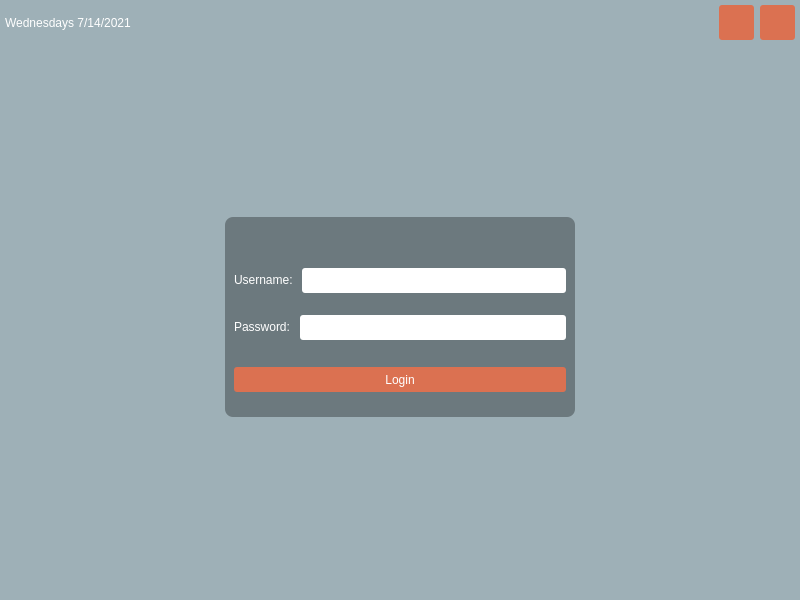
<?xml version="1.0" encoding="UTF-8"?>
<ui version="4.0">
 <class>MainWindow</class>
 <widget class="QMainWindow" name="MainWindow">
  <property name="geometry">
   <rect>
    <x>0</x>
    <y>0</y>
    <width>800</width>
    <height>600</height>
   </rect>
  </property>
  <property name="windowTitle">
   <string>MainWindow</string>
  </property>
  <property name="styleSheet">
   <string notr="true">#centralwidget {
 background: rgba(32, 80, 96, 100); 
border-image: url(:/images/5.jpg);

}</string>
  </property>
  <widget class="QWidget" name="centralwidget">
   <property name="styleSheet">
    <string notr="true">
QLabel { color: white; }
QLineEdit { border-radius: 3px; }
QPushButton 
{
color: white;
background-color: #db7151;
border-width: 0px;
border-radius: 3px;
}
QPushButton:hover 
{
 background-color: #b3542e; 
}
QLabel
{
	
	
	font: 12pt &quot;MS Shell Dlg 2&quot;;
}
</string>
   </property>
   <layout class="QVBoxLayout" name="verticalLayout">
    <property name="leftMargin">
     <number>0</number>
    </property>
    <property name="topMargin">
     <number>0</number>
    </property>
    <property name="rightMargin">
     <number>0</number>
    </property>
    <property name="bottomMargin">
     <number>0</number>
    </property>
    <item>
     <widget class="QWidget" name="topPanel" native="true">
      <property name="styleSheet">
       <string notr="true">#topPanel {
background-color: qlineargradient(spread:reflect, x1:0.5,
y1:0, x2:0, y2:0, stop:0 rgba(199, 228, 233, 100), stop:1
rgb(176, 99, 76));
}</string>
      </property>
      <layout class="QHBoxLayout" name="horizontalLayout">
       <property name="leftMargin">
        <number>5</number>
       </property>
       <property name="topMargin">
        <number>5</number>
       </property>
       <property name="rightMargin">
        <number>5</number>
       </property>
       <property name="bottomMargin">
        <number>5</number>
       </property>
       <item>
        <widget class="QLabel" name="label">
         <property name="text">
          <string>Wednesdays 7/14/2021</string>
         </property>
        </widget>
       </item>
       <item>
        <spacer name="horizontalSpacer">
         <property name="orientation">
          <enum>Qt::Horizontal</enum>
         </property>
         <property name="sizeHint" stdset="0">
          <size>
           <width>40</width>
           <height>20</height>
          </size>
         </property>
        </spacer>
       </item>
       <item>
        <widget class="QPushButton" name="restartBtn">
         <property name="sizePolicy">
          <sizepolicy hsizetype="Fixed" vsizetype="Fixed">
           <horstretch>0</horstretch>
           <verstretch>0</verstretch>
          </sizepolicy>
         </property>
         <property name="minimumSize">
          <size>
           <width>35</width>
           <height>35</height>
          </size>
         </property>
         <property name="text">
          <string/>
         </property>
         <property name="icon">
          <iconset resource="resources.qrc">
           <normaloff>:/icons/restart_icon.png</normaloff>:/icons/restart_icon.png</iconset>
         </property>
         <property name="iconSize">
          <size>
           <width>25</width>
           <height>25</height>
          </size>
         </property>
        </widget>
       </item>
       <item>
        <widget class="QPushButton" name="shutdownBtn">
         <property name="sizePolicy">
          <sizepolicy hsizetype="Fixed" vsizetype="Fixed">
           <horstretch>0</horstretch>
           <verstretch>0</verstretch>
          </sizepolicy>
         </property>
         <property name="minimumSize">
          <size>
           <width>35</width>
           <height>35</height>
          </size>
         </property>
         <property name="text">
          <string/>
         </property>
         <property name="icon">
          <iconset resource="resources.qrc">
           <normaloff>:/icons/shutdown_icon.png</normaloff>:/icons/shutdown_icon.png</iconset>
         </property>
         <property name="iconSize">
          <size>
           <width>25</width>
           <height>25</height>
          </size>
         </property>
        </widget>
       </item>
      </layout>
     </widget>
    </item>
    <item>
     <layout class="QHBoxLayout" name="horizontalLayout_2">
      <item>
       <widget class="QLabel" name="label_2">
        <property name="sizePolicy">
         <sizepolicy hsizetype="Fixed" vsizetype="Fixed">
          <horstretch>0</horstretch>
          <verstretch>0</verstretch>
         </sizepolicy>
        </property>
        <property name="minimumSize">
         <size>
          <width>150</width>
          <height>150</height>
         </size>
        </property>
        <property name="styleSheet">
         <string notr="true"/>
        </property>
        <property name="text">
         <string/>
        </property>
        <property name="pixmap">
         <pixmap resource="resources.qrc">:/images/longflag.png</pixmap>
        </property>
       </widget>
      </item>
     </layout>
    </item>
    <item>
     <spacer name="verticalSpacer_3">
      <property name="orientation">
       <enum>Qt::Vertical</enum>
      </property>
      <property name="sizeType">
       <enum>QSizePolicy::Fixed</enum>
      </property>
      <property name="sizeHint" stdset="0">
       <size>
        <width>20</width>
        <height>10</height>
       </size>
      </property>
     </spacer>
    </item>
    <item>
     <layout class="QHBoxLayout" name="horizontalLayout_3">
      <property name="topMargin">
       <number>0</number>
      </property>
      <item>
       <widget class="QWidget" name="loginForm" native="true">
        <property name="sizePolicy">
         <sizepolicy hsizetype="Fixed" vsizetype="Fixed">
          <horstretch>0</horstretch>
          <verstretch>0</verstretch>
         </sizepolicy>
        </property>
        <property name="minimumSize">
         <size>
          <width>350</width>
          <height>200</height>
         </size>
        </property>
        <property name="styleSheet">
         <string notr="true">#loginForm {
background: rgba(0, 0, 0, 80);
border-radius: 8px;
}</string>
        </property>
        <layout class="QVBoxLayout" name="verticalLayout_2">
         <property name="topMargin">
          <number>35</number>
         </property>
         <item>
          <layout class="QHBoxLayout" name="horizontalLayout_5">
           <property name="topMargin">
            <number>0</number>
           </property>
           <item>
            <widget class="QLabel" name="label_3">
             <property name="sizePolicy">
              <sizepolicy hsizetype="Fixed" vsizetype="Fixed">
               <horstretch>0</horstretch>
               <verstretch>0</verstretch>
              </sizepolicy>
             </property>
             <property name="text">
              <string>Username: </string>
             </property>
            </widget>
           </item>
           <item>
            <widget class="QLineEdit" name="username">
             <property name="sizePolicy">
              <sizepolicy hsizetype="Expanding" vsizetype="Fixed">
               <horstretch>0</horstretch>
               <verstretch>0</verstretch>
              </sizepolicy>
             </property>
             <property name="minimumSize">
              <size>
               <width>0</width>
               <height>25</height>
              </size>
             </property>
            </widget>
           </item>
          </layout>
         </item>
         <item>
          <layout class="QHBoxLayout" name="horizontalLayout_4">
           <item>
            <widget class="QLabel" name="label_4">
             <property name="sizePolicy">
              <sizepolicy hsizetype="Fixed" vsizetype="Fixed">
               <horstretch>0</horstretch>
               <verstretch>0</verstretch>
              </sizepolicy>
             </property>
             <property name="text">
              <string>Password: </string>
             </property>
            </widget>
           </item>
           <item>
            <widget class="QLineEdit" name="password">
             <property name="sizePolicy">
              <sizepolicy hsizetype="Expanding" vsizetype="Fixed">
               <horstretch>0</horstretch>
               <verstretch>0</verstretch>
              </sizepolicy>
             </property>
             <property name="minimumSize">
              <size>
               <width>0</width>
               <height>25</height>
              </size>
             </property>
            </widget>
           </item>
          </layout>
         </item>
         <item>
          <spacer name="verticalSpacer_2">
           <property name="orientation">
            <enum>Qt::Vertical</enum>
           </property>
           <property name="sizeType">
            <enum>QSizePolicy::Fixed</enum>
           </property>
           <property name="sizeHint" stdset="0">
            <size>
             <width>20</width>
             <height>5</height>
            </size>
           </property>
          </spacer>
         </item>
         <item>
          <widget class="QPushButton" name="loginBtn">
           <property name="sizePolicy">
            <sizepolicy hsizetype="Expanding" vsizetype="Fixed">
             <horstretch>0</horstretch>
             <verstretch>0</verstretch>
            </sizepolicy>
           </property>
           <property name="minimumSize">
            <size>
             <width>0</width>
             <height>25</height>
            </size>
           </property>
           <property name="text">
            <string>Login</string>
           </property>
          </widget>
         </item>
        </layout>
       </widget>
      </item>
     </layout>
    </item>
    <item>
     <spacer name="verticalSpacer">
      <property name="orientation">
       <enum>Qt::Vertical</enum>
      </property>
      <property name="sizeHint" stdset="0">
       <size>
        <width>20</width>
        <height>40</height>
       </size>
      </property>
     </spacer>
    </item>
   </layout>
  </widget>
 </widget>
 <resources>
  <include location="resources.qrc"/>
 </resources>
 <connections/>
</ui>
